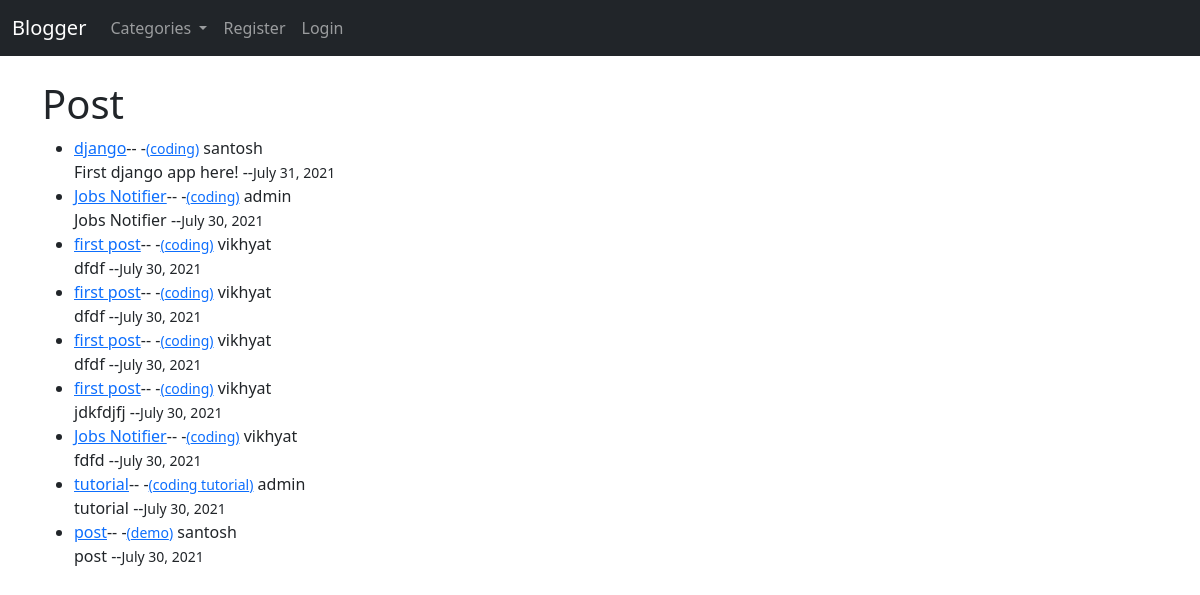
Before: / with the older database file.
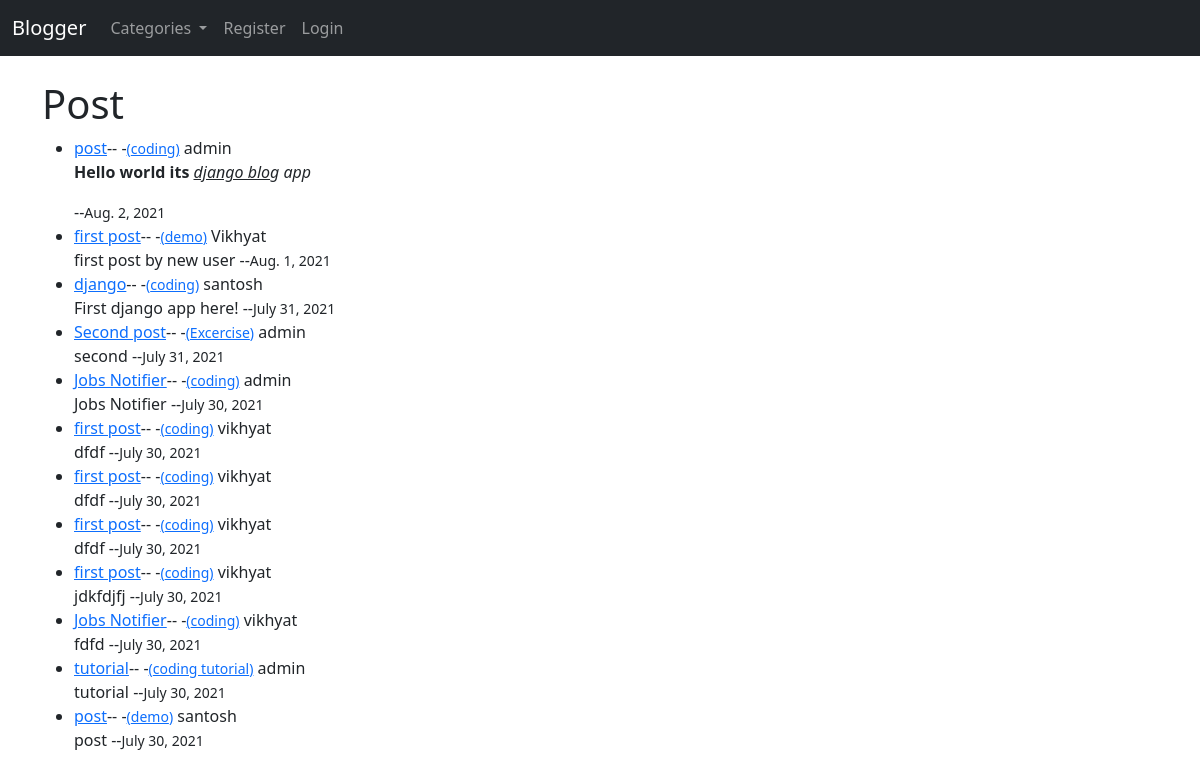
After: the same page with the newer database file.
### theblog/models.py (models this page shows, shortened)
class Post(models.Model):
    title = models.CharField(max_length=255)
    title_tag = models.CharField(max_length=255)
    author = models.ForeignKey(User,on_delete=models.CASCADE)
    body= RichTextField(blank=True,null=True)
    category=models.CharField(max_length=255,default='coding')
    snippet=models.CharField(max_length=255,default='Click link above to read blog post...')
    post_date=models.DateField(auto_now_add=True)
    likes = models.ManyToManyField(User,related_name='blog_post')

### theblog/views.py (the view)
# urls.py: path('',HomeView.as_view(),name="home"),
class HomeView(ListView):
    model=Post
    template_name='home.html'
    ordering=['-post_date']
    def get_context_data(self, *args,**kwargs):
        category_menu= Category.objects.all()
        context= super(HomeView,self).get_context_data(*args,**kwargs)
        context['category_menu']=category_menu
        return context

### theblog/models.py (called while the page is built)
    def __str__(self):
        return self.name

### theblog/templates/home.html (shortened to what this page needs)
{%extends 'base.html'%}
{% block content %}
<h1>Post</h1>
<ul>
{% for post in object_list%}
   <li> <a href="{%url 'article-detail' post.pk%}">{{post.title}}</a>--
    -<a href="{%url 'category' post.category|slugify%}"><small>({{post.category }})</small></a>
    {{post.author}}
    <br>
    {{post.body|slice:"200"|safe}} --<small>{{post.post_date}}</small></li>
{%endfor%}
</ul>
{% endblock %}

### theblog/templates/base.html (shortened to what this page needs)
<!doctype html>
<html lang="en">
  <head>
    <link href="https://cdn.jsdelivr.net/npm/bootstrap@5.0.2/dist/css/bootstrap.min.css" rel="stylesheet">
  </head>
  <body><nav class="navbar navbar-expand-lg navbar-dark bg-dark">
    <div class="container-fluid">
      <a class="navbar-brand" href="{%url 'home'%}">Blogger</a>
      <div class="collapse navbar-collapse" id="navbarSupportedContent">
        <ul class="navbar-nav me-auto mb-2 mb-lg-0">
          {% if category_menu%}
          <li class="nav-item dropdown">
            <a class="nav-link dropdown-toggle" href="#" id="navbarDropdown" role="button" data-bs-toggle="dropdown" aria-expanded="false">
              Categories
            </a>
          </li>
           {% else %}
           <li class="nav-item">
            <a class="nav-link" href="{%url 'category-list'%}">Blog categories</a>
          </li>
          {% endif %}
          {%if user.is_authenticated%}
            <li class="nav-item">
              <a class="nav-link" href="{%url 'add_post'%}">Add Post</a>
            </li>
            <li class="nav-item">
              <a class="nav-link" href="{%url 'add_category'%}">Add Category</a>
            </li>
            <li class="nav-item">
              <a class="nav-link" href="{%url 'logout'%}">Logout</a>
            </li>
          {%else %}
          <li class="nav-item">
            <a class="nav-link" href="{%url 'register'%}">Register</a>
          </li>
          <li class="nav-item">
            <a class="nav-link" href="{%url 'login'%}">Login</a>
          </li>
          {% endif %}
        </ul>
      </div>
    </div>
  </nav>
    <br>
    <div class="container">
      {% block content %}
      {% endblock %}
    </div>
  </body>
</html>

Changed rows visible on the page:
added Post: title "post", category "coding", author "admin", body "Hello world its django blo g app", post_date "Aug. 2, 2021"
added Post: title "first post", category "demo", author "Vikhyat", body "first post by new user", post_date "Aug. 1, 2021"
added Post: title "Second post", category "Excercise", author "admin", body "second", post_date "July 31, 2021"
